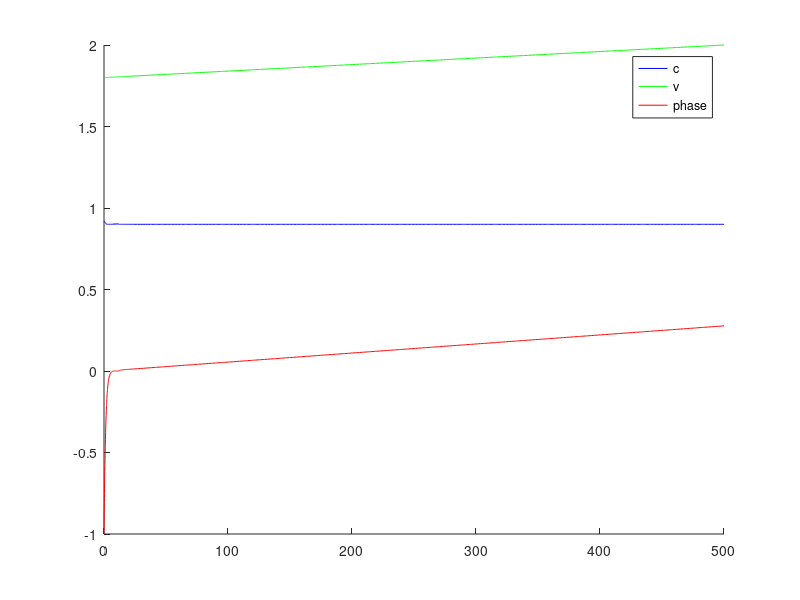
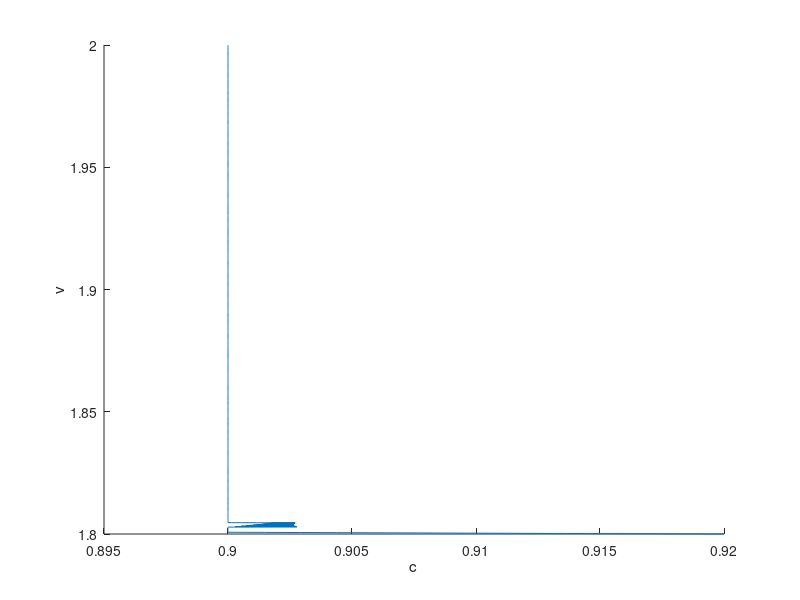

Source code (MATLAB) for these figures, in order:
% NOTE: The code is from jijie
% this is a version of the DPLL that modeled as mode transition
% give a initial value for x and time t_end, it will plot for c,v,ph_diff
%
% M sequence of mode and TS is the time
% function ydot is the differential equation of the circuit
%%%%%%%%%%%%%%%%%%%%%%%%%%%%%%%%%%%%%%%%%%%%%%%%%%%%%%%%%%%%%%%%%%%%%%%%%%%

function [M TS]=pll1(x,t_end,pp)
%parameters
if(nargin<1) x=[0.92,1.8,-1]; end
if(nargin<2) t_end = 500;end
if(nargin<3)
    pp=[];
end
p = struct('fref', 2,  'g1', -0.01, 'g1_ph', -0.1,...
    'g2', -0.002,'cmin',0.9,'cmax',1.1,'cc',1.0, 'K',0.8,'N',1);


%end parameters
t0 = 0;
M=[];
TS=[];
mode = getmode(x);
x0 = x;
index =1;
tt = cell(0,1); yy = cell(0,1);
stop_id =5;
while(t0<t_end)
    old_mode = mode;
    switch stop_id
        case 1
            x0(1)=p.cmin;
            mode = 4;
            
        case 2
            x0(1)=p.cmax;
            mode = 3;
            
        case 3
            x0(3)=0;
            mode = old_mode;
            
        case 4
            switch old_mode
                case 1
                    mode = 2;
                    
                case 2
                    mode = 1;
                    
                case 3
                    mode = 2;
                    
                case 4
                    mode = 1;
                    
            end
    end
    M(index) = mode;
    TS(index) = t0;
    index = index+1;
    ode_opt = odeset('Events', @(t, yy)ev1(yy,p));
    [t, v,~,~,ie] = ode45(@(t, y)(ydot(t,y,mode,p)), [t0, t_end], x0,ode_opt);
    tt{end+1} = t';
    yy{end+1} = v';
    t0 = t(end);
    x0 = v(end,:)';
    stop_id = ie;
    if(length(stop_id)>=1)
        stop_id = stop_id(1);
        % disp('more than one');
    end
    
    
end
plot_pll(tt,yy);

end

%circuit model
function y=ydot(t,x,mode,p)

c = x(1);
v = x(2);
ph = x(3);

switch mode
    case 1
        cdot = -p.g1;
    case 2
        cdot = p.g1;
    case 3
        cdot = 0;
    case 4
        cdot = 0;
end
vdot = p.g2*p.fref.*(c - p.cc);
f = v./c;
phdot = f./p.N - p.fref -p.K*ph ;

y=[cdot;vdot;phdot];
end

%detect the transition
function [val, isTerminal, d] = ev1(y,p)

ev = [ [p.cmin-y(1),1,1];
    [y(1)-p.cmax,1,1];
    [(y(3)-2*pi)*(y(3)+2*pi),1,0];
    [y(3), 1, 0]
    
    ];
val = ev(:,1); isTerminal = ev(:,2); d = ev(:,3);

end % ev



function mode=getmode(x)
if(x(3)>=0)
    if(x(1)>=1.1)
        mode = 3;
    else
        mode = 1;
    end
else
    if(x(1)<=0.9)
        mode = 4;
    else
        mode = 2;
    end
end
end

%plot
function plot_pll(t,y)
close all;
% dplot3(t, y);
% figure;
k= size(y,2);
B = [];
T = [];
for i = 1:k
    A = y{1,i}';
    B = [B;A];
    ts = t{1,i}';
    T = [T;ts];
end


figure;
hold on;
plot(T,B(:,1),'b');
plot(T,B(:,2),'g');
plot(T,B(:,3),'r');
legend('c','v','phase');


figure; hold on;
plot(B(:,1),B(:,2));
xlabel('c');
ylabel('v');

% figure; hold on;
% plot(B(:,1),B(:,3));
%
% figure; hold on;
% plot(B(:,2)./B(:,1)-2,B(:,3));

end
